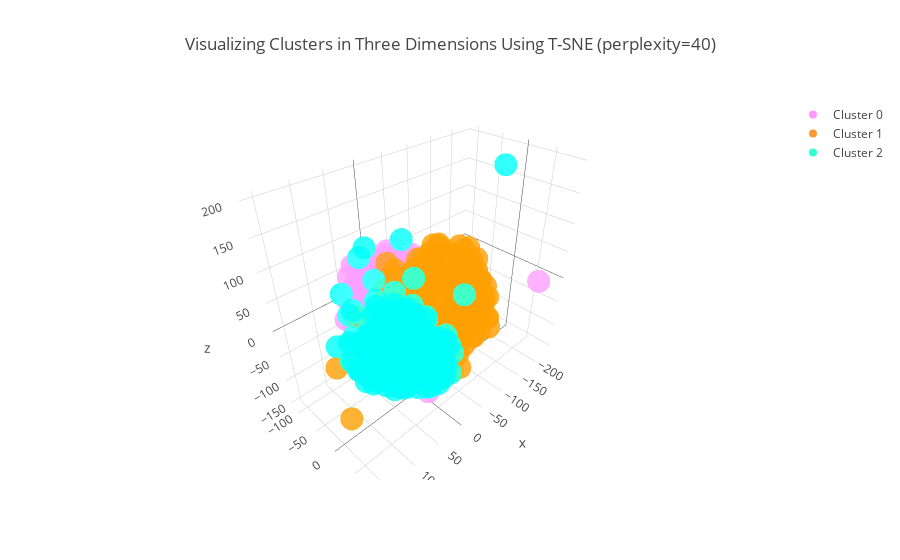

The notebook cell saved with this chart:
### Markdown cell above
## 3-D plot

### Code cell
#Instructions for building the 3-D plot

#trace1 is for 'Cluster 0'
trace1 = go.Scatter3d(
                    x = cluster0["TC1_3d"],
                    y = cluster0["TC2_3d"],
                    z = cluster0["TC3_3d"],
                    mode = "markers",
                    name = "Cluster 0",
                    marker = dict(color = 'rgba(255, 128, 255, 0.8)'),
                    text = None)

#trace2 is for 'Cluster 1'
trace2 = go.Scatter3d(
                    x = cluster1["TC1_3d"],
                    y = cluster1["TC2_3d"],
                    z = cluster1["TC3_3d"],
                    mode = "markers",
                    name = "Cluster 1",
                    marker = dict(color = 'rgba(255, 128, 2, 0.8)'),
                    text = None)

#trace3 is for 'Cluster 2'
trace3 = go.Scatter3d(
                    x = cluster2["TC1_3d"],
                    y = cluster2["TC2_3d"],
                    z = cluster2["TC3_3d"],
                    mode = "markers",
                    name = "Cluster 2",
                    marker = dict(color = 'rgba(0, 255, 200, 0.8)'),
                    text = None)

data = [trace1, trace2, trace3]

title = "Visualizing Clusters in Three Dimensions Using T-SNE (perplexity=" + str(perplexity) + ")"

layout = dict(title = title,
              xaxis= dict(title= 'TC1',ticklen= 5,zeroline= False),
              yaxis= dict(title= 'TC2',ticklen= 5,zeroline= False)
             )

fig = dict(data = data, layout = layout)

iplot(fig)

### Figure 1 — Plotly figure (JSON) as saved in the notebook; plotly's stock layout.template omitted (floating-point values rounded to 4 significant figures; data arrays with more than 128 entries replaced by an {"elided": "..."} marker saying what was removed)
{"data": [{"marker": {"color": "rgba(255, 128, 255, 0.8)"}, "mode": "markers", "name": "Cluster 0", "type": "scatter3d", "uid": "b4f2d044-2598-4601-a9c8-4c9ad9d2d0e8", "x": [74.87, 71.33, -89.4, 44.38, -0.4384, 20.59, 6.228, 21.53, 30.01, 10.57, 21.2, -8.548, -4.092, 7.198, 12.96, 22.99, 6.605, 35.09, 31.14, 45.47, 18.7, 45.43, 10.79, 9.23, -3.453, -10.8, -1.494, 9.128, 37.83, 16.9, 33.89, 54.68, 28.09, 30.79, 11.54, -233.3, 49.07, 29.65, 82.12, 28.59, 70.17, 44.82, 31.56, 64.04, 28.07, 82.83, -81.33, 65.93, 30.93, 63.85, 15.92, 24.86, 37.74, 25.75, 78.81, 47.74, 7.632, 71.73, 85.69, 61.97, 50.81, 46.39, 54.0, 61.38, 71.81, 67.38, 50.02, 28.81, 62.73, 71.77, 95.23, 58.16, 56.77, 74.69, 44.54, 76.85, -8.182, 66.73, 35.72, 43.99, 41.0, 77.07, 39.47, 65.2, 23.29, -0.03547, 87.31, 85.55, 29.07, 60.32, 6.429, 44.15, 14.84, 13.17, -1.69, 47.04], "y": [-53.16, 20.85, -58.73, -47.26, -74.52, -19.19, 1.697, -22.64, -50.99, -24.02, -10.11, -18.23, -10.11, -64.42, -80.82, -73.58, 1.077, -78.46, -8.057, 10.59, 4.826, -49.25, -47.74, -51.92, -65.52, -51.06, -46.61, -59.86, 29.93, -38.64, -31.76, 1.975, -36.94, -53.87, -31.07, 61.88, -52.48, -97.74, -26.32, -90.03, -35.67, -10.21, -43.42, -25.22, -63.84, -38.72, -49.65, -5.861, -43.63, -42.82, -61.51, 51.69, -61.32, -45.4, -12.5, -28.65, -11.8, -40.74, -52.98, -30.05, -64.9, -56.27, -50.33, -59.5, -24.96, -62.26, -2.773, -21.99, -60.43, 13.26, -18.8, 24.4, -49.3, 21.27, -57.66, -35.7, -68.61, -11.29, -5.801, -15.15, -18.18, -59.72, -77.73, -23.09, -31.36, -58.7, -13.43, -3.261, -0.3074, -59.14, -44.24, -65.09, -98.73, -82.01, -25.77, -29.05], "z": [27.64, 33.92, 9.803, 16.63, 13.86, 49.08, 51.82, 64.24, 71.46, 92.35, 97.56, 92.59, 101.6, 42.87, 51.44, 39.71, 89.41, 11.94, 72.78, 72.45, 78.81, 58.46, 46.07, 28.04, 54.94, 71.77, 61.24, 73.66, 42.33, 69.28, 64.68, 64.3, 50.83, 46.63, 52.46, -19.03, 0.9547, 27.5, 36.13, 45.13, 44.23, 44.1, 4.639, 8.439, 21.87, 47.17, -38.83, 24.32, 32.58, 9.049, 58.31, -102.2, 4.68, 84.62, 20.27, 19.8, 63.82, 72.9, 13.17, 63.55, 80.67, 93.12, 81.12, 89.9, 69.66, 72.53, 28.14, 81.11, 52.03, 46.82, 27.23, 55.32, 34.67, 61.04, 37.28, 21.99, 74.65, 40.28, 54.53, 65.95, 29.27, 43.61, 29.69, 29.43, 25.2, 88.21, 49.9, 40.7, 90.8, 22.86, 81.76, 19.01, 31.83, 28.13, 70.46, 39.75]}, {"marker": {"color": "rgba(255, 128, 2, 0.8)"}, "mode": "markers", "name": "Cluster 1", "type": "scatter3d", "uid": "28f1d7ad-5c43-4083-9672-033c83adefda", "x": {"elided": "218 float values"}, "y": {"elided": "218 float values"}, "z": {"elided": "218 float values"}}, {"marker": {"color": "rgba(0, 255, 200, 0.8)"}, "mode": "markers", "name": "Cluster 2", "type": "scatter3d", "uid": "33a2d315-dfe4-4766-bd61-c6e8efcd91eb", "x": {"elided": "203 float values"}, "y": {"elided": "203 float values"}, "z": {"elided": "203 float values"}}], "layout": {"title": {"text": "Visualizing Clusters in Three Dimensions Using T-SNE (perplexity=40)"}, "xaxis": {"ticklen": 5, "title": {"text": "TC1"}, "zeroline": false}, "yaxis": {"ticklen": 5, "title": {"text": "TC2"}, "zeroline": false}}}
